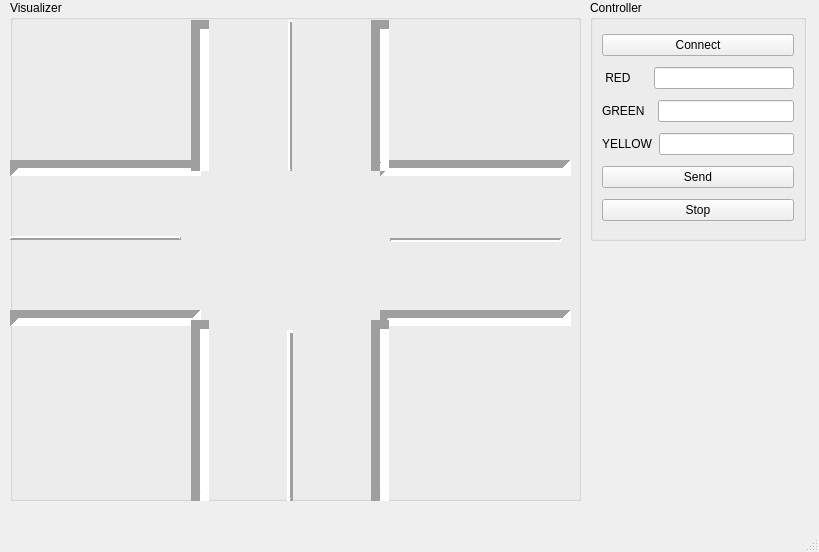
<?xml version="1.0" encoding="UTF-8"?>
<ui version="4.0">
 <class>MainWindow</class>
 <widget class="QMainWindow" name="MainWindow">
  <property name="geometry">
   <rect>
    <x>0</x>
    <y>0</y>
    <width>819</width>
    <height>552</height>
   </rect>
  </property>
  <property name="windowTitle">
   <string>MainWindow</string>
  </property>
  <widget class="QWidget" name="centralwidget">
   <widget class="QGroupBox" name="visualgroupBox">
    <property name="geometry">
     <rect>
      <x>10</x>
      <y>0</y>
      <width>571</width>
      <height>501</height>
     </rect>
    </property>
    <property name="title">
     <string>Visualizer</string>
    </property>
    <widget class="Line" name="line">
     <property name="geometry">
      <rect>
       <x>0</x>
       <y>160</y>
       <width>191</width>
       <height>16</height>
      </rect>
     </property>
     <property name="font">
      <font>
       <bold>true</bold>
      </font>
     </property>
     <property name="lineWidth">
      <number>9</number>
     </property>
     <property name="orientation">
      <enum>Qt::Horizontal</enum>
     </property>
    </widget>
    <widget class="Line" name="line_2">
     <property name="geometry">
      <rect>
       <x>0</x>
       <y>310</y>
       <width>191</width>
       <height>16</height>
      </rect>
     </property>
     <property name="font">
      <font>
       <bold>true</bold>
      </font>
     </property>
     <property name="lineWidth">
      <number>9</number>
     </property>
     <property name="orientation">
      <enum>Qt::Horizontal</enum>
     </property>
    </widget>
    <widget class="Line" name="line_3">
     <property name="geometry">
      <rect>
       <x>370</x>
       <y>160</y>
       <width>191</width>
       <height>16</height>
      </rect>
     </property>
     <property name="font">
      <font>
       <bold>true</bold>
      </font>
     </property>
     <property name="lineWidth">
      <number>9</number>
     </property>
     <property name="orientation">
      <enum>Qt::Horizontal</enum>
     </property>
    </widget>
    <widget class="Line" name="line_4">
     <property name="geometry">
      <rect>
       <x>370</x>
       <y>310</y>
       <width>191</width>
       <height>16</height>
      </rect>
     </property>
     <property name="font">
      <font>
       <bold>true</bold>
      </font>
     </property>
     <property name="lineWidth">
      <number>9</number>
     </property>
     <property name="orientation">
      <enum>Qt::Horizontal</enum>
     </property>
    </widget>
    <widget class="Line" name="line_5">
     <property name="geometry">
      <rect>
       <x>180</x>
       <y>20</y>
       <width>20</width>
       <height>151</height>
      </rect>
     </property>
     <property name="font">
      <font>
       <bold>true</bold>
      </font>
     </property>
     <property name="lineWidth">
      <number>9</number>
     </property>
     <property name="orientation">
      <enum>Qt::Vertical</enum>
     </property>
    </widget>
    <widget class="Line" name="line_6">
     <property name="geometry">
      <rect>
       <x>360</x>
       <y>20</y>
       <width>20</width>
       <height>151</height>
      </rect>
     </property>
     <property name="font">
      <font>
       <bold>true</bold>
      </font>
     </property>
     <property name="lineWidth">
      <number>9</number>
     </property>
     <property name="orientation">
      <enum>Qt::Vertical</enum>
     </property>
    </widget>
    <widget class="Line" name="line_7">
     <property name="geometry">
      <rect>
       <x>180</x>
       <y>320</y>
       <width>20</width>
       <height>181</height>
      </rect>
     </property>
     <property name="font">
      <font>
       <bold>true</bold>
      </font>
     </property>
     <property name="lineWidth">
      <number>9</number>
     </property>
     <property name="orientation">
      <enum>Qt::Vertical</enum>
     </property>
    </widget>
    <widget class="Line" name="line_8">
     <property name="geometry">
      <rect>
       <x>360</x>
       <y>320</y>
       <width>20</width>
       <height>181</height>
      </rect>
     </property>
     <property name="font">
      <font>
       <bold>true</bold>
      </font>
     </property>
     <property name="lineWidth">
      <number>9</number>
     </property>
     <property name="orientation">
      <enum>Qt::Vertical</enum>
     </property>
    </widget>
    <widget class="Line" name="line_9">
     <property name="geometry">
      <rect>
       <x>270</x>
       <y>330</y>
       <width>20</width>
       <height>171</height>
      </rect>
     </property>
     <property name="frameShadow">
      <enum>QFrame::Raised</enum>
     </property>
     <property name="lineWidth">
      <number>3</number>
     </property>
     <property name="orientation">
      <enum>Qt::Vertical</enum>
     </property>
    </widget>
    <widget class="Line" name="line_10">
     <property name="geometry">
      <rect>
       <x>270</x>
       <y>20</y>
       <width>20</width>
       <height>151</height>
      </rect>
     </property>
     <property name="frameShadow">
      <enum>QFrame::Raised</enum>
     </property>
     <property name="lineWidth">
      <number>2</number>
     </property>
     <property name="orientation">
      <enum>Qt::Vertical</enum>
     </property>
    </widget>
    <widget class="Line" name="line_11">
     <property name="geometry">
      <rect>
       <x>0</x>
       <y>230</y>
       <width>171</width>
       <height>16</height>
      </rect>
     </property>
     <property name="frameShadow">
      <enum>QFrame::Raised</enum>
     </property>
     <property name="lineWidth">
      <number>2</number>
     </property>
     <property name="orientation">
      <enum>Qt::Horizontal</enum>
     </property>
    </widget>
    <widget class="Line" name="line_12">
     <property name="geometry">
      <rect>
       <x>380</x>
       <y>230</y>
       <width>171</width>
       <height>20</height>
      </rect>
     </property>
     <property name="lineWidth">
      <number>2</number>
     </property>
     <property name="midLineWidth">
      <number>0</number>
     </property>
     <property name="orientation">
      <enum>Qt::Horizontal</enum>
     </property>
    </widget>
    <widget class="TrafficLightWidget" name="road1Widget" native="true">
     <property name="geometry">
      <rect>
       <x>210</x>
       <y>70</y>
       <width>51</width>
       <height>101</height>
      </rect>
     </property>
    </widget>
    <widget class="TrafficLightWidget" name="road2Widget" native="true">
     <property name="geometry">
      <rect>
       <x>390</x>
       <y>130</y>
       <width>51</width>
       <height>101</height>
      </rect>
     </property>
    </widget>
    <widget class="TrafficLightWidget" name="road1Widget_2" native="true">
     <property name="geometry">
      <rect>
       <x>300</x>
       <y>310</y>
       <width>51</width>
       <height>101</height>
      </rect>
     </property>
    </widget>
    <widget class="TrafficLightWidget" name="road2Widget_2" native="true">
     <property name="geometry">
      <rect>
       <x>120</x>
       <y>250</y>
       <width>51</width>
       <height>101</height>
      </rect>
     </property>
    </widget>
   </widget>
   <widget class="QGroupBox" name="controlgroupBox">
    <property name="geometry">
     <rect>
      <x>590</x>
      <y>0</y>
      <width>216</width>
      <height>241</height>
     </rect>
    </property>
    <property name="title">
     <string>Controller</string>
    </property>
    <layout class="QVBoxLayout" name="verticalLayout">
     <item>
      <widget class="QPushButton" name="connectButton">
       <property name="text">
        <string>Connect</string>
       </property>
      </widget>
     </item>
     <item>
      <layout class="QHBoxLayout" name="horizontalLayout_2">
       <item>
        <widget class="QLabel" name="label">
         <property name="text">
          <string> RED     </string>
         </property>
        </widget>
       </item>
       <item>
        <widget class="QLineEdit" name="redEdit"/>
       </item>
      </layout>
     </item>
     <item>
      <layout class="QHBoxLayout" name="horizontalLayout_4">
       <item>
        <widget class="QLabel" name="label_2">
         <property name="text">
          <string>GREEN  </string>
         </property>
        </widget>
       </item>
       <item>
        <widget class="QLineEdit" name="greenEdit"/>
       </item>
      </layout>
     </item>
     <item>
      <layout class="QHBoxLayout" name="horizontalLayout_3">
       <item>
        <widget class="QLabel" name="label_3">
         <property name="text">
          <string>YELLOW</string>
         </property>
        </widget>
       </item>
       <item>
        <widget class="QLineEdit" name="yellowEdit"/>
       </item>
      </layout>
     </item>
     <item>
      <widget class="QPushButton" name="sendButton">
       <property name="text">
        <string>Send</string>
       </property>
      </widget>
     </item>
     <item>
      <widget class="QPushButton" name="stopButton">
       <property name="text">
        <string>Stop</string>
       </property>
      </widget>
     </item>
    </layout>
   </widget>
  </widget>
  <widget class="QMenuBar" name="menubar">
   <property name="geometry">
    <rect>
     <x>0</x>
     <y>0</y>
     <width>819</width>
     <height>21</height>
    </rect>
   </property>
  </widget>
  <widget class="QStatusBar" name="statusbar"/>
 </widget>
 <customwidgets>
  <customwidget>
   <class>TrafficLightWidget</class>
   <extends>QWidget</extends>
   <header>C:\Users\NGHIA\Documents\Qt-java\WorkspaceQt\TrafficLight\trafficlightwidget.h</header>
   <container>1</container>
  </customwidget>
 </customwidgets>
 <resources/>
 <connections/>
</ui>
